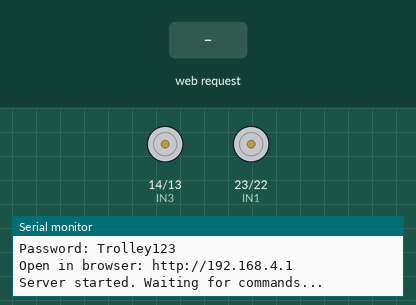
Simulated run of this sketch. Board: ESP32. On the bench: motor-driver pin pairs drawn as motors (green arrow = first pin HIGH = forward, orange = second pin HIGH = backward, longer = more drive), the last lines printed to the serial monitor. The inputs (shaded band) are chosen by the test bench.

Above: at 1.7 s.
1.8 s: HTTP request GET /forward received
At 2.6 s:
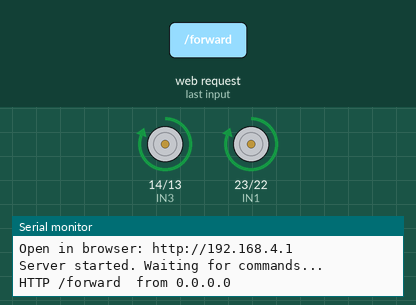
4.3 s: HTTP request GET /backward received
At 4.7 s:
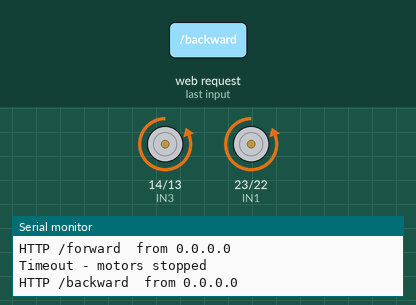
6.8 s: HTTP request GET /left received
At 7.6 s:
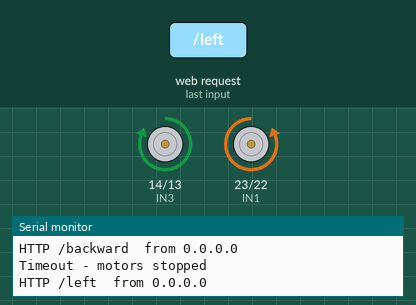
9.3 s: HTTP request GET /right received
At 9.7 s:
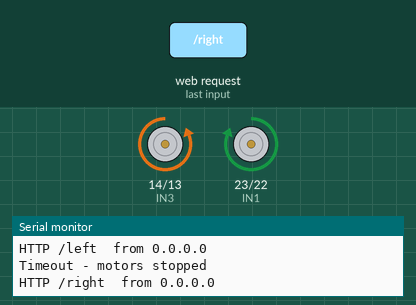
Timing chart, 0 to 12.3 s (numbered marks = the images above; inputs shaded):
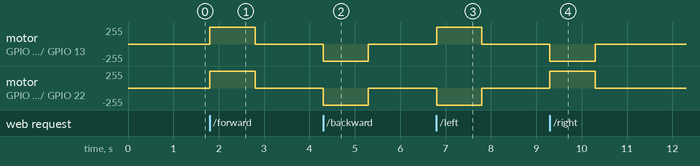

The sketch:

smarttrolley_esp32.ino
```cpp
/*
 * SmartTrolley AI - STAGE 2: WI-FI MOTOR CONTROL
 * ----------------------------------------------
 * ESP32 makes its own hotspot and answers simple web commands.
 *
 *   Network : SmartTrolley
 *   Password: Trolley123
 *   ESP32 IP: 192.168.4.1
 *
 *   http://192.168.4.1/forward
 *   http://192.168.4.1/backward
 *   http://192.168.4.1/left
 *   http://192.168.4.1/right
 *   http://192.168.4.1/stop
 *   http://192.168.4.1/status      (last command + time since)
 *
 * SAFETY: if no command arrives for 1000 ms the motors stop.
 * This is the same timeout the Python app relies on.
 *
 * Board: ESP32 DevKit V1 | Core 2.0.17 | Tools > Board "ESP32 Dev Module"
 * Serial Monitor: 115200 baud
 */

#include <WiFi.h>
#include <WebServer.h>

const char* AP_SSID = "SmartTrolley";
const char* AP_PASS = "Trolley123";

const int IN1 = 23;
const int IN2 = 22;
const int IN3 = 14;
const int IN4 = 13;

const unsigned long COMMAND_TIMEOUT_MS = 1000;

WebServer server(80);

String lastCommand = "none";
unsigned long lastCommandAt = 0;
bool moving = false;

void allStop() {
  digitalWrite(IN1, LOW);
  digitalWrite(IN2, LOW);
  digitalWrite(IN3, LOW);
  digitalWrite(IN4, LOW);
  moving = false;
}

void drive(const String& cmd) {
  if (cmd == "forward") {
    digitalWrite(IN1, HIGH); digitalWrite(IN2, LOW);
    digitalWrite(IN3, HIGH); digitalWrite(IN4, LOW);
    moving = true;
  } else if (cmd == "backward") {
    digitalWrite(IN1, LOW); digitalWrite(IN2, HIGH);
    digitalWrite(IN3, LOW); digitalWrite(IN4, HIGH);
    moving = true;
  } else if (cmd == "left") {
    digitalWrite(IN1, LOW);  digitalWrite(IN2, HIGH);
    digitalWrite(IN3, HIGH); digitalWrite(IN4, LOW);
    moving = true;
  } else if (cmd == "right") {
    digitalWrite(IN1, HIGH); digitalWrite(IN2, LOW);
    digitalWrite(IN3, LOW);  digitalWrite(IN4, HIGH);
    moving = true;
  } else {  // "stop" or anything unknown
    allStop();
  }
  lastCommand = cmd;
  lastCommandAt = millis();
}

void handleCommand(const String& cmd) {
  drive(cmd);
  Serial.print("HTTP /");
  Serial.print(cmd);
  Serial.print("  from ");
  Serial.println(server.client().remoteIP());

  server.sendHeader("Access-Control-Allow-Origin", "*");
  server.send(200, "text/plain", "OK " + cmd);
}

void setup() {
  Serial.begin(115200);
  delay(500);

  pinMode(IN1, OUTPUT);
  pinMode(IN2, OUTPUT);
  pinMode(IN3, OUTPUT);
  pinMode(IN4, OUTPUT);
  allStop();                 // never boot with motors running

  Serial.println();
  Serial.println("=== SmartTrolley STAGE 2 Wi-Fi control ===");

  WiFi.mode(WIFI_AP);
  bool ok = WiFi.softAP(AP_SSID, AP_PASS);
  Serial.println(ok ? "Hotspot created" : "Hotspot FAILED");
  Serial.print("Network : "); Serial.println(AP_SSID);
  Serial.print("Password: "); Serial.println(AP_PASS);
  Serial.print("Open in browser: http://");
  Serial.println(WiFi.softAPIP());

  server.on("/", []() {
    server.send(200, "text/html",
      "<h2>SmartTrolley</h2>"
      "<p><a href='/forward'>forward</a> | <a href='/backward'>backward</a> | "
      "<a href='/left'>left</a> | <a href='/right'>right</a> | "
      "<a href='/stop'>stop</a> | <a href='/status'>status</a></p>");
  });

  server.on("/forward",  []() { handleCommand("forward");  });
  server.on("/backward", []() { handleCommand("backward"); });
  server.on("/left",     []() { handleCommand("left");     });
  server.on("/right",    []() { handleCommand("right");    });
  server.on("/stop",     []() { handleCommand("stop");     });

  server.on("/status", []() {
    String s = "last=" + lastCommand +
               " ago_ms=" + String(millis() - lastCommandAt) +
               " moving=" + String(moving ? "yes" : "no") +
               " clients=" + String(WiFi.softAPgetStationNum());
    server.send(200, "text/plain", s);
  });

  server.onNotFound([]() {
    server.send(404, "text/plain", "unknown command");
  });

  server.begin();
  Serial.println("Server started. Waiting for commands...");
}

void loop() {
  server.handleClient();

  // Dead-man switch: stop if commands stop arriving
  if (moving && millis() - lastCommandAt > COMMAND_TIMEOUT_MS) {
    allStop();
    Serial.println("Timeout - motors stopped");
  }
}
```

Measured:
- after the input at 1.8 s, motor on GPIO 14 (IN3) / GPIO 13 (IN4), motor on GPIO 23 (IN1) / GPIO 22 (IN2): stopped → forward 255/255 at once, → stopped 1.0 s later
- after the input at 4.3 s, motor on GPIO 14 (IN3) / GPIO 13 (IN4), motor on GPIO 23 (IN1) / GPIO 22 (IN2): stopped → backward 255/255 at once, → stopped 1.0 s later
- after the input at 6.8 s, motor on GPIO 14 (IN3) / GPIO 13 (IN4): stopped → forward 255/255 at once, → stopped 1.0 s later; motor on GPIO 23 (IN1) / GPIO 22 (IN2): stopped → backward 255/255 at once, → stopped 1.0 s later
- after the input at 9.3 s, motor on GPIO 14 (IN3) / GPIO 13 (IN4): stopped → backward 255/255 at once, → stopped 1.0 s later; motor on GPIO 23 (IN1) / GPIO 22 (IN2): stopped → forward 255/255 at once, → stopped 1.0 s later
